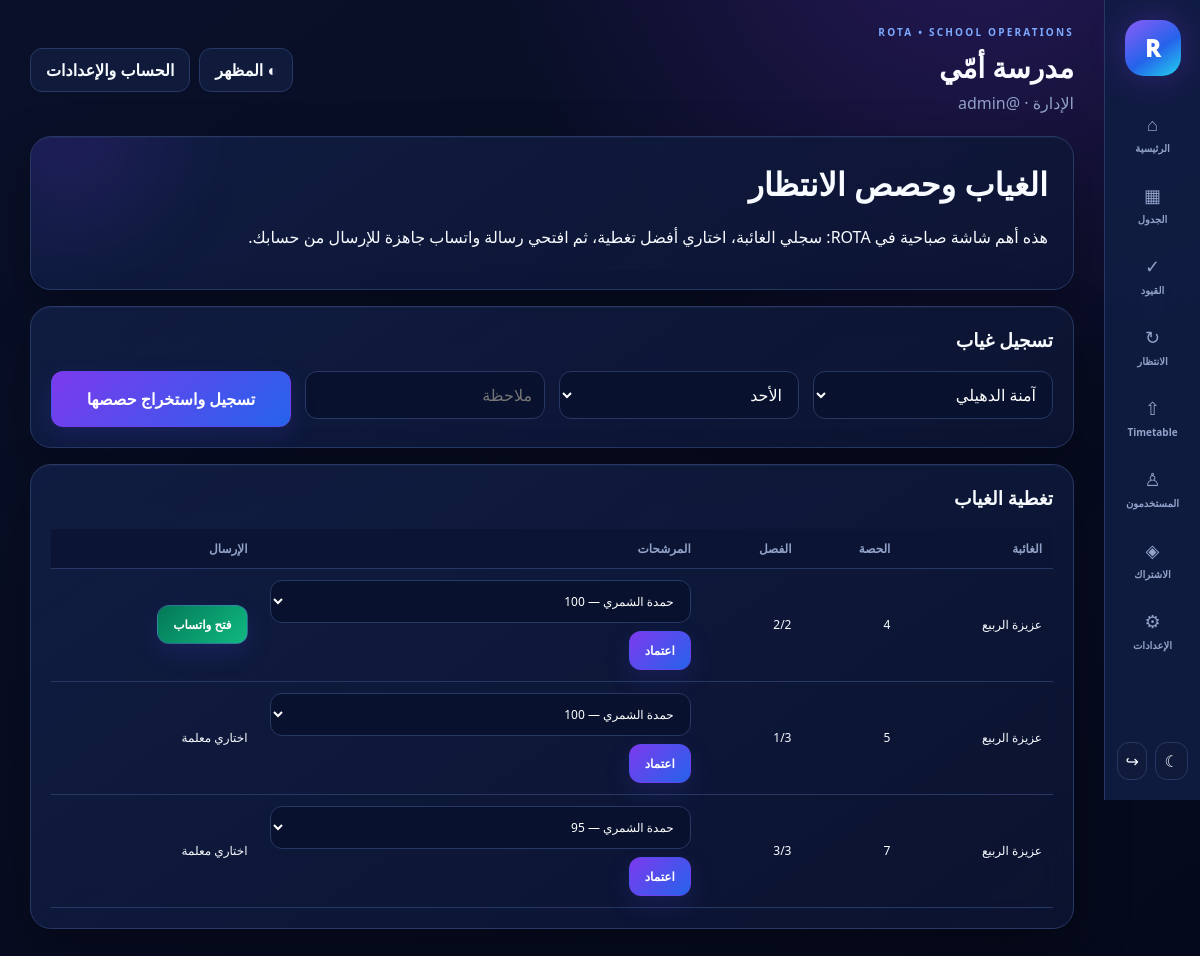
/absence (signed in), run on the app's committed database.
### tables this page shows
CREATE TABLE schools(id INTEGER PRIMARY KEY AUTOINCREMENT,name TEXT NOT NULL,owner_name TEXT DEFAULT '',sender_phone TEXT DEFAULT '',sender_email TEXT DEFAULT '',plan TEXT NOT NULL DEFAULT 'pro',subscription_status TEXT NOT NULL DEFAULT 'trial',trial_ends_at INTEGER,subscription_ends_at INTEGER,auto_renew INTEGER NOT NULL DEFAULT 0,created_at INTEGER NOT NULL);

CREATE TABLE users(id INTEGER PRIMARY KEY AUTOINCREMENT,school_id INTEGER NOT NULL,name TEXT NOT NULL,email TEXT NOT NULL UNIQUE,password_hash TEXT NOT NULL,role TEXT NOT NULL DEFAULT 'owner',verified INTEGER NOT NULL DEFAULT 0,created_at INTEGER NOT NULL, username TEXT,FOREIGN KEY(school_id) REFERENCES schools(id) ON DELETE CASCADE);

CREATE TABLE teachers(id INTEGER PRIMARY KEY AUTOINCREMENT,name TEXT NOT NULL,phone TEXT NOT NULL DEFAULT '',email TEXT NOT NULL DEFAULT '',weekly_load INTEGER NOT NULL DEFAULT 18,weekly_load_auto INTEGER NOT NULL DEFAULT 1,max_daily INTEGER NOT NULL DEFAULT 5,max_consecutive INTEGER NOT NULL DEFAULT 3,notifications_enabled INTEGER NOT NULL DEFAULT 1,subject_id INTEGER,school_id INTEGER NOT NULL);

CREATE TABLE classes(id INTEGER PRIMARY KEY AUTOINCREMENT,name TEXT NOT NULL,school_id INTEGER NOT NULL,UNIQUE(school_id,name));

CREATE TABLE substitutions(id INTEGER PRIMARY KEY AUTOINCREMENT,absence_id INTEGER NOT NULL,schedule_id INTEGER NOT NULL,substitute_teacher_id INTEGER,status TEXT NOT NULL DEFAULT 'pending',notified INTEGER NOT NULL DEFAULT 0,school_id INTEGER NOT NULL,FOREIGN KEY(absence_id) REFERENCES absences(id) ON DELETE CASCADE,FOREIGN KEY(schedule_id) REFERENCES schedule(id) ON DELETE CASCADE,FOREIGN KEY(substitute_teacher_id) REFERENCES teachers(id) ON DELETE SET NULL);

CREATE TABLE schedule(id INTEGER PRIMARY KEY AUTOINCREMENT,assignment_id INTEGER NOT NULL,day INTEGER NOT NULL,period INTEGER NOT NULL,locked INTEGER NOT NULL DEFAULT 0,school_id INTEGER NOT NULL,FOREIGN KEY(assignment_id) REFERENCES assignments(id) ON DELETE CASCADE);

### app.py (the view)
@app.get('/absence',response_class=HTMLResponse)
def absence_page(request:Request,day:int=0,message:str=''):
    u=require(request)
    if not u:return RedirectResponse('/login',303)
    if not has_feature(request,'absence'):return RedirectResponse('/subscription',303)
    school_id=u['school_id']; rs=rows('''SELECT sub.id substitution_id,sub.status,sub.notified,sub.substitute_teacher_id,abs.day,sc.period,c.name class_name,s.name subject_name,t.id absent_teacher_id,t.name absent_teacher_name FROM substitutions sub JOIN absences abs ON abs.id=sub.absence_id JOIN schedule sc ON sc.id=sub.schedule_id JOIN assignments a ON a.id=sc.assignment_id JOIN teachers t ON t.id=a.teacher_id JOIN classes c ON c.id=a.class_id JOIN subjects s ON s.id=a.subject_id WHERE sub.school_id=? AND abs.day=? ORDER BY sc.period''',(school_id,day))
    enriched=[]
    for r in rs:
        item=dict(r);cands=[]
        for t in trows(school_id):
            if t['id']==r['absent_teacher_id']:continue
            if teacher_free(school_id,t['id'],day,r['period']):cands.append({'id':t['id'],'name':t['name'],'phone':t['phone'],'score':waiting_score(school_id,t,day,r['period'])})
        cands.sort(key=lambda x:x['score'],reverse=True);item['candidates']=cands[:7];item['selected_teacher_name']=next((x['name'] for x in cands if x['id']==r['substitute_teacher_id']),'');enriched.append(item)
    return templates.TemplateResponse(request=request,name='absence.html',context={'u':u,'school':school(request),'teachers':trows(school_id),'rows':enriched,'days':DAYS,'day':day,'message':message,'sender_phone':school(request)['sender_phone']})

### templates/absence.html
{% extends "base.html" %}{% block body %}<div class="hero"><h1>الغياب وحصص الانتظار</h1><p>هذه أهم شاشة صباحية في ROTA: سجلي الغائبة، اختاري أفضل تغطية، ثم افتحي رسالة واتساب جاهزة للإرسال من حسابك.</p>{% if message %}<div class="notice">{{message}}</div>{% endif %}</div><section class="card"><h3>تسجيل غياب</h3><form method="post" action="/absence" class="grid"><select name="teacher_id">{% for t in teachers %}<option value="{{t.id}}">{{t.name}}</option>{% endfor %}</select><select name="day">{% for d in days %}<option value="{{loop.index0}}">{{d}}</option>{% endfor %}</select><input class="input" name="note" placeholder="ملاحظة"><button class="btn">تسجيل واستخراج حصصها</button></form></section><section class="card"><h3>تغطية الغياب</h3><table><tr><th>الغائبة</th><th>الحصة</th><th>الفصل</th><th>المرشحات</th><th>الإرسال</th></tr>{% for r in rows %}<tr><td>{{r.absent_teacher_name}}</td><td>{{r.period}}</td><td>{{r.class_name}}</td><td><form method="post" action="/substitution/assign/{{r.substitution_id}}"><select name="teacher_id">{% for x in r.candidates %}<option value="{{x.id}}" {% if x.id==r.substitute_teacher_id %}selected{% endif %}>{{x.name}} — {{x.score}}</option>{% endfor %}</select><button class="btn">اعتماد</button></form></td><td>{% if r.substitute_teacher_id %}<a class="btn good" target="_blank" href="/substitution/message/{{r.substitution_id}}">فتح واتساب</a>{% else %}اختاري معلمة{% endif %}</td></tr>{% endfor %}</table></section>{% endblock %}

### templates/base.html (shortened to what this page needs)
<!doctype html>
<html lang="ar" dir="rtl" data-theme="dark">
<head>
  <link rel="stylesheet" href="/static/style.css">
</head>
<body>
{% if u %}
<div class="layout">
  <aside class="sidebar">
    <a class="brand" href="/" aria-label="ROTA">R</a>
    <nav class="nav">
      <a href="/">⌂<span>الرئيسية</span></a>
      <a href="/schedule">▦<span>الجدول</span></a>
      <a href="/constraints">✓<span>القيود</span></a>
      <a href="/absence">↻<span>الانتظار</span></a>
      <a href="/import-timetable">⇧<span>Timetable</span></a>
      <a href="/users">♙<span>المستخدمون</span></a>
      <a href="/subscription">◈<span>الاشتراك</span></a>
      <a href="/settings">⚙<span>الإعدادات</span></a>
    </nav>
    <div class="side-bottom">
      <button class="theme-toggle" type="button" onclick="toggleTheme()" title="تبديل المظهر"><span class="theme-icon">☾</span></button>
      <a class="logout-mini" href="/logout" title="خروج">↪</a>
    </div>
  </aside>
  <main class="content">
    <header class="topbar no-print">
      <div>
        <div class="eyebrow">ROTA • SCHOOL OPERATIONS</div>
        <h1>{{ school.name if school else 'ROTA' }}</h1>
        <p>{{ u.name }} · @{{ u.username }}</p>
      </div>
      <div class="actions">
        <button class="btn secondary theme-wide" type="button" onclick="toggleTheme()">◐ المظهر</button>
        <a class="btn secondary" href="/settings">الحساب والإعدادات</a>
      </div>
    </header>
{% else %}
<main>
{% endif %}
{% block body %}{% endblock %}
{% if u %}
  </main>
</div>
{% else %}
</main>
{% endif %}
</body>
</html>

### static/style.css (style rules this page uses)
:root { --bg:#05091b;--bg2:#0a1029;--panel:rgba(13,22,53,.88);--panel2:#111d43;--text:#f8fbff;--muted:#91a1c8;--line:#263863;--violet:#7c3aed;--blue:#2563eb;--cyan:#06b6d4;--green:#10b981;--red:#ef4444;--amber:#f59e0b;--field:#08122e;--fieldText:#fff;--shadow:0 22px 55px rgba(0,0,0,.30);--heroGlow:rgba(124,58,237,.25);--soft:#101b3b;--tableHead:#0b1533 }
* { box-sizing:border-box }
html { scroll-behavior:smooth }
body { margin:0;font-family:"Segoe UI",Tahoma,Arial,sans-serif;background:radial-gradient(circle at 82% -10%,var(--heroGlow) 0,transparent 34%),linear-gradient(145deg,var(--bg2),var(--bg));color:var(--text);min-height:100vh;transition:background .25s,color .25s }
a { text-decoration:none;color:inherit }
button,input,select { font:inherit }
.layout { display:grid;grid-template-columns:96px minmax(0,1fr);min-height:100vh }
.sidebar { position:sticky;top:0;height:100vh;background:color-mix(in srgb,var(--panel2) 92%,transparent);border-left:1px solid var(--line);padding:20px 12px;z-index:20;backdrop-filter:blur(20px);display:flex;flex-direction:column }
.brand { width:56px;height:56px;margin:0 auto;border-radius:19px;background:linear-gradient(145deg,#8b5cf6,#2563eb 56%,#22d3ee);box-shadow:0 0 35px #7c3aed55;display:grid;place-items:center;font-size:23px;font-weight:950;color:#fff }
.nav { display:flex;flex-direction:column;gap:8px;margin-top:26px }
.nav a { display:flex;flex-direction:column;align-items:center;gap:5px;padding:10px 3px;border-radius:15px;color:var(--muted);font-size:18px;transition:.18s }
.nav a span { font-size:10px;font-weight:700 }
.side-bottom { margin-top:auto;display:flex;justify-content:center;gap:8px }
.theme-toggle,.logout-mini { width:38px;height:38px;border-radius:12px;border:1px solid var(--line);background:var(--soft);color:var(--text);display:grid;place-items:center;cursor:pointer }
.theme-wide { display:inline-flex!important }
.content { padding:25px 30px;min-width:0;max-width:1720px;width:100%;margin:0 auto }
.topbar { display:flex;align-items:center;justify-content:space-between;gap:18px;margin-bottom:22px }
.topbar h1 { font-size:28px;margin:0;font-weight:900 }
.topbar p { color:var(--muted);margin:6px 0 0 }
.eyebrow { font-size:10px;letter-spacing:2.2px;color:#7da9ff;font-weight:900;margin-bottom:9px }
.actions,.tabs { display:flex;gap:9px;flex-wrap:wrap }
.btn { border:1px solid #7c3aed55;color:#fff;background:linear-gradient(135deg,#7c3aed,#2563eb);padding:10px 15px;border-radius:12px;font-weight:800;cursor:pointer;box-shadow:0 9px 24px #4f46e52b;transition:.18s;display:inline-block }
.btn.secondary,.btn.alt { background:var(--soft);color:var(--text);border-color:var(--line);box-shadow:none }
.btn.good { background:linear-gradient(135deg,#047857,#10b981) }
.hero,.card { background:linear-gradient(145deg,color-mix(in srgb,var(--panel2) 94%,transparent),color-mix(in srgb,var(--panel) 90%,transparent));border:1px solid var(--line);border-radius:21px;padding:20px;box-shadow:var(--shadow),inset 0 1px 0 rgba(255,255,255,.04);backdrop-filter:blur(18px);margin-bottom:16px }
.hero { padding:25px;position:relative;overflow:hidden }
.hero:after { content:"";position:absolute;width:180px;height:180px;border-radius:50%;background:#7c3aed22;filter:blur(45px);left:-50px;top:-90px;pointer-events:none }
.hero h1 { margin-top:0 }
.grid { display:grid;grid-template-columns:repeat(auto-fit,minmax(210px,1fr));gap:14px }
.card h2,.card h3 { margin-top:0 }
input,select,.input { width:100%;background:var(--field);color:var(--fieldText);border:1px solid var(--line);border-radius:12px;padding:11px 12px;outline:none;margin:0 0 8px }
option { background:var(--panel2);color:var(--text) }
table { width:100%;border-collapse:separate;border-spacing:0;background:transparent }
th,td { padding:11px;border-bottom:1px solid var(--line);text-align:right;font-size:12px;vertical-align:middle }
th { background:var(--tableHead);color:var(--muted);position:sticky;top:0;z-index:3 }

### data on the page
schools: name "مدرسة أمّي"
users: name "الإدارة", username "admin"
teachers: absent_teacher_name "عزيزة الربيع"
classes: class_name "2/2"
substitutions: absent_teacher_name "عزيزة الربيع", period "5", class_name "1/3", shows "اختاري معلمة"
substitutions: absent_teacher_name "عزيزة الربيع", period "7", class_name "3/3", shows "اختاري معلمة"

### other printed values
{{ r.period }} "4"
form field teacher_id "آمنة الدهيلي"
form field day "الأحد"
form field teacher_id "حمدة الشمري — 100"
form field teacher_id "حمدة الشمري — 95"
